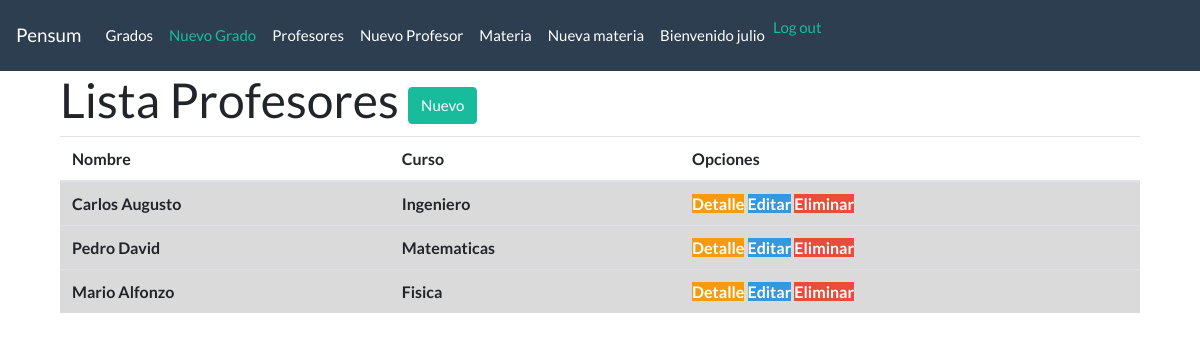
The app's page /profesores/ (signed in) with its own data.
### python/models.py (models this page shows, shortened)
class TipoMateria(models.Model):
    nombre = models.CharField(max_length=50)
    descripcion = models.CharField(max_length=50)

### python/views.py (the view)
# urls.py: url(r'^profesores/$', views.lista_tipo, name ='lista_tipo'),
@login_required
def lista_tipo(request):
    tipos = TipoMateria.objects.order_by('id')
    return render(request, 'tipos/tipo_list.html', {'tipos':tipos})

### python/templates/tipos/tipo_list.html (shortened to what this page needs)
{% extends 'materias/base.html' %}
{% block content %}
<div class="container">
<h1>Lista Profesores <a href="{% url 'tipo_nuevo' %}" class="btn btn-success">Nuevo</a></h1>
  <table class="table table-hover">
    <thead>
      <tr>
        <th scope="col">Nombre</th>
        <th scope="col">Curso</th>
        <th scope="col">Opciones</th>
      </tr>
    </thead>
    <tbody>
      {% for tipo in tipos %}
      <tr class="table-active">
        <th>{{tipo.nombre}}</th>
        <th>{{tipo.descripcion}}</th>
        <th>
          <a href="{% url 'tipo_detalle' pk=tipo.pk %}" class="bt btn-warning">Detalle</a>
          <a href="{% url 'tipo_editar' pk=tipo.pk %}" class="bt btn-info"><span class="glyphicon glyphicon-pencil">Editar</span></a>
          <a href="{% url 'tipo_eliminar' pk=tipo.pk %}" class="bt btn-danger">Eliminar</a>
        </th>
      </tr>
      {% endfor %}
    </tbody>
  </table>
</div>
{% endblock %}

### python/templates/materias/base.html (shortened to what this page needs)
{% load static %}
<html>
    <head>
        <link rel="stylesheet" href="{% static 'css/clases.css' %}">
    </head>
  <body>
    <nav class="navbar navbar-expand-lg navbar-dark bg-primary">
    <a class="navbar-brand" href="{% url 'lista_materias' %}"> Pensum </a>
      <div class="collapse navbar-collapse" id="navbarColor01">
        <ul class="navbar-nav mr-auto">
          <a class="nav-link" href="{% url 'lista_materias' %}" class="top-menu"><span class="glyphicon glyphicon-list">  Grados </span></a>
          {% if user.is_authenticated %}
          <li class="nav-item active">
          <a class="nav-link" href="{% url 'materia_nuevo' %}" class="top-menu"><span class="glyphicon glyphicon-list"> Nuevo Grado </span></a>
          </li>
          <li class="nav-item">
          <a class="nav-link" href="{% url 'lista_tipo' %}" class="top-menu"><span class="glyphicon glyphicon-list"> Profesores </span></a>
          </li>
          <li class="nav-item">
          <a class="nav-link" href="{% url 'tipo_nuevo' %}" class="top-menu"><span class="glyphicon glyphicon-list"> Nuevo Profesor </span></a>
          </li>
          <li class="nav-item">
          <a class="nav-link" href="{% url 'lista_alumnos' %}" class="top-menu"><span class="glyphicon glyphicon-list"> Materia </span></a>
          </li>
          <li class="nav-item">
          <a class="nav-link" href="{% url 'alumno_nuevo' %}" class="top-menu"><span class="glyphicon glyphicon-list"> Nueva materia </span></a>
          </li>
          <a class="nav-link"> Bienvenido {{ user.username }} <a nav-link href="{% url 'logout' %}">Log out</a></a>
          {% else %}
          <a href="{% url 'login' %}" class="top-menu"><span class="glyphicon glyphicon-lock">Login</span></a>
          {% endif %}
        </ul>
      </div>
    </nav>
    <div class="content container">
    {% block content %}
    {% endblock %}
  </body>
</html>

### records on screen
TipoMateria: nombre "Carlos Augusto", descripcion "Ingeniero"
TipoMateria: nombre "Pedro David", descripcion "Matematicas"
TipoMateria: nombre "Mario Alfonzo", descripcion "Fisica"

### other values on screen
{{ user.username }} "julio"
